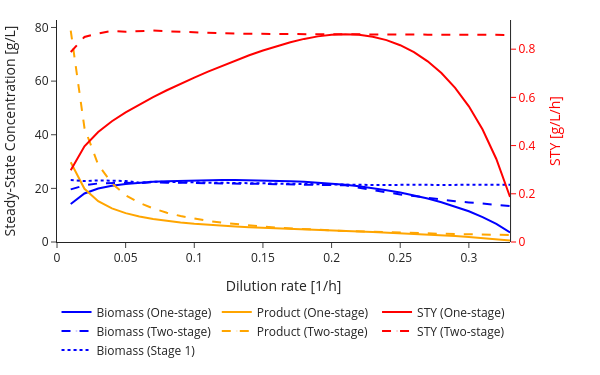

Source (notebook cell):
### Code cell
eq_plot.data = tuple(
    trace for trace in eq_plot.data
    if trace.name != "Biomass (S1)"
)
domain = eq_plot.layout.xaxis.domain
center = (domain[0] + domain[1]) / 2
eq_plot.update_layout(
    width=600,
    height=375,
    legend = dict(
        x = center,
        xanchor = "center",
        xref = "paper",
        y = -0.25,
    )
)
eq_plot.show()
